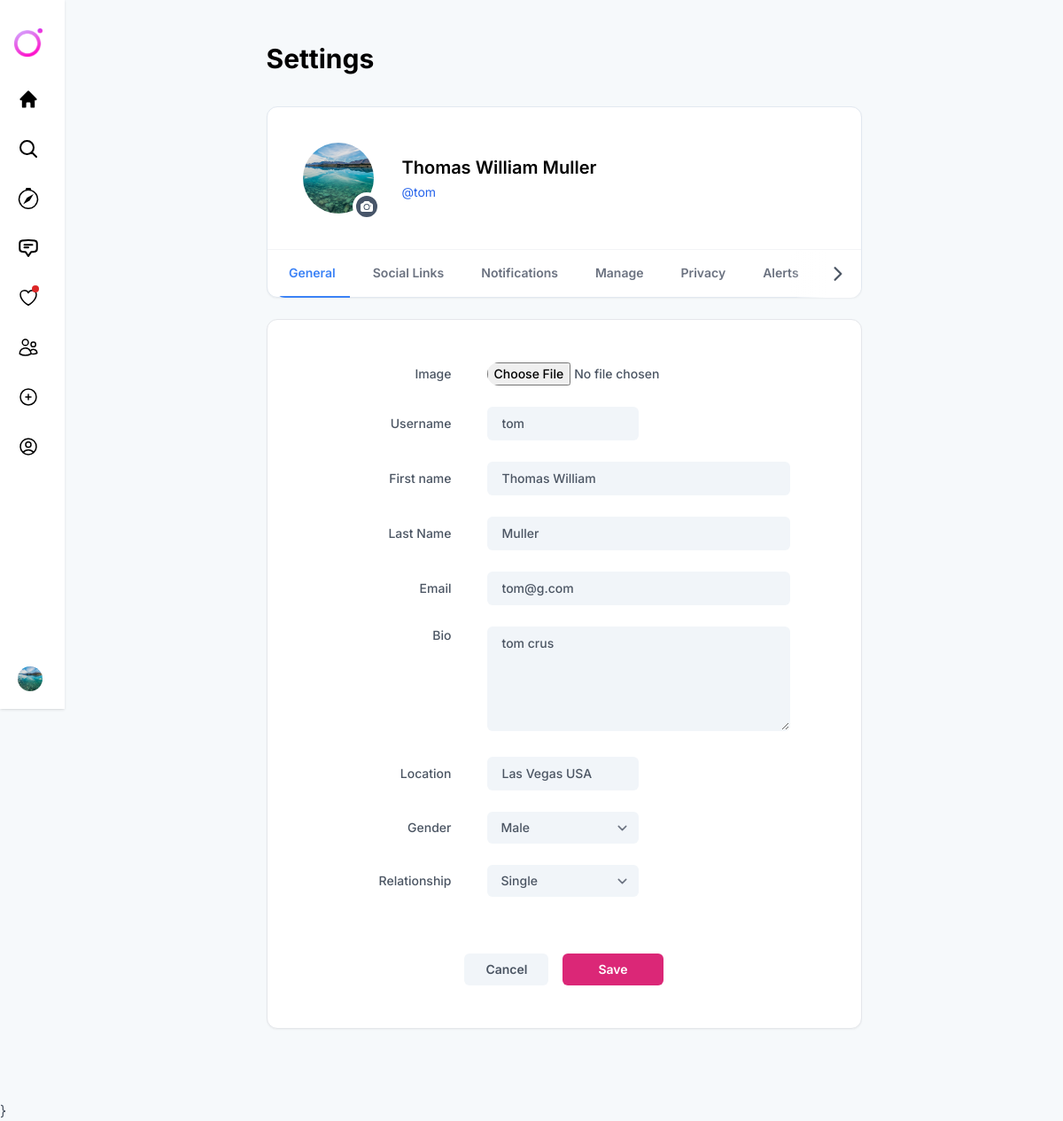
Before: /profile/settings (signed in) with the older database file.
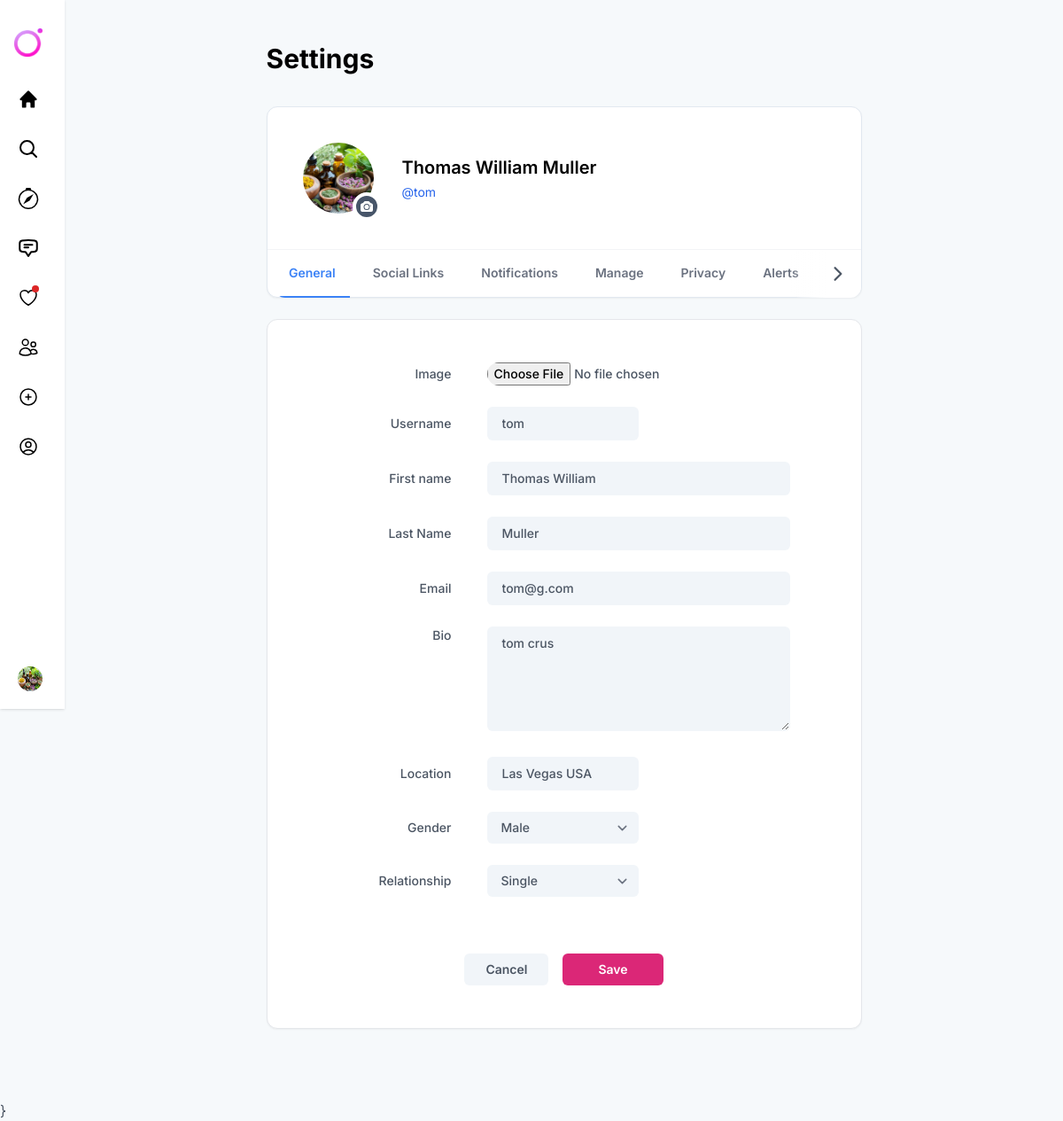
After: the same page with the newer database file.
### main/models.py (models this page shows, shortened)
class Profile(models.Model):
    GENDER_CHOICES = [
        ('M', 'Male'),
        ('F', 'Female'),
        ('O', 'Other'),
    ]
    RELATIONSHIP_CHOICES = [
        ('S', 'Single'),
        ('R', 'In a relationship'),
        ('C', 'Complicated'),
        ('M', 'Married'),
    ]
    user = models.ForeignKey(User, on_delete=models.CASCADE)
    id_user = models.IntegerField()
    bio = models.TextField(blank=True)
    profileimg = models.ImageField(upload_to='profile_images', default='default.jpg')
    location = models.CharField(max_length=100, blank=True)
    gender = models.CharField(max_length=1, choices=GENDER_CHOICES, blank=True)
    relationship_status = models.CharField(max_length=1, choices=RELATIONSHIP_CHOICES, blank=True)

### main/views/views_profile.py (the view)
@login_required(login_url='signin')
def settings(request):
    user_profile = Profile.objects.get(user=request.user)
    if request.method == 'POST':
        if 'image' in request.FILES:
            user_profile.profileimg = request.FILES['image']
        user_profile.bio = request.POST.get('bio', '')
        user_profile.location = request.POST.get('location', '')
        gender = request.POST.get('gender', '')
        if gender in ['M', 'F', 'O']:
            user_profile.gender = gender
        relationship_status = request.POST.get('relationship_status', '')
        if relationship_status in ['S', 'R', 'C', 'M']:
            user_profile.relationship_status = relationship_status
        user = request.user
        user.first_name = request.POST.get('first_name', '')
        user.last_name = request.POST.get('last_name', '')
        user.email = request.POST.get('email', '')
        user.username = request.POST.get('username', user.username)  # Keep the existing username if not updated
        user.save()
        user_profile.save()
        messages.success(request, 'Profile updated successfully.')
        return redirect('settings')
    else:
        return render(request, 'settings.html', {
            'user_profile': user_profile,
        })

### main/templates/settings.html (shortened to what this page needs)
{% extends "base.html" %}{% load static %}
{% block content %}
<main class="2xl:ml-[--w-side] xl:ml-[--w-side-md] md:ml-[--w-side-small]">
  <div class="max-w-2xl mx-auto">
      <div class="page__heading py-6 mt-6">
          <h1> Settings </h1>
      </div>
      <div class="bg-white border border-slate-200 rounded-xl shadow-sm dark:border-slate-700 dark:bg-dark2">
          <div class="flex md:gap-8 gap-4 items-center md:p-10 p-6">
              <div class="relative md:w-20 md:h-20 w-12 h-12 shrink-0">
                <label for="file" class="cursor-pointer">
                    <img id="img" src="{{ user_profile.profileimg.url }}" class="object-cover w-full h-full rounded-full" alt="Profile Image" />
                </label>
                  <label for="file" class="md:p-1 p-0.5 rounded-full bg-slate-600 md:border-4 border-white absolute -bottom-2 -right-2 cursor-pointer dark:border-slate-700">
                  </label>
              </div>
              <div class="flex-1">
                  <h3 class="md:text-xl text-base font-semibold text-black dark:text-white"> {{user.first_name}} {{user.last_name}} </h3>
                  <p class="text-sm text-blue-600 mt-1 font-normal">@{{user.username}}</p>
              </div>
          </div>
          <hr class="border-t border-gray-100 dark:border-slate-700">
          <div class="relative -mb-px px-2" tabindex="-1" uk-slider="finite: true">
              <nav class="overflow-hidden rounded-xl uk-slider-container pt-2">
                  <ul class="uk-slider-items w-[calc(100%+10px)] capitalize font-semibold text-gray-500 text-sm dark:text-white"
                      uk-switcher="connect: #setting_tab ; animation: uk-animation-slide-right-medium, uk-animation-slide-left-medium">
                      <li class="w-auto pr-2.5"> <a href="#" class="inline-block p-4 pt-2 border-b-2 border-transparent aria-expanded:text-blue-500 aria-expanded:border-blue-500"> General </a> </li>
                      <li class="w-auto pr-2.5"> <a href="#" class="inline-block p-4 pt-2 border-b-2 border-transparent aria-expanded:text-blue-500 aria-expanded:border-blue-500"> social links</a> </li>
                      <li class="w-auto pr-2.5"> <a href="#" class="inline-block p-4 pt-2 border-b-2 border-transparent aria-expanded:text-blue-500 aria-expanded:border-blue-500"> notifications</a> </li>
                      <li class="w-auto pr-2.5"> <a href="#" class="inline-block p-4 pt-2 border-b-2 border-transparent aria-expanded:text-blue-500 aria-expanded:border-blue-500"> manage</a> </li>
                      <li class="w-auto pr-2.5"> <a href="#" class="inline-block p-4 pt-2 border-b-2 border-transparent aria-expanded:text-blue-500 aria-expanded:border-blue-500"> privacy</a> </li>
                      <li class="w-auto pr-2.5"> <a href="#" class="inline-block p-4 pt-2 border-b-2 border-transparent aria-expanded:text-blue-500 aria-expanded:border-blue-500"> Alerts</a> </li>
                      <li class="w-auto pr-2.5"> <a href="#" class="inline-block p-4 pt-2 border-b-2 border-transparent aria-expanded:text-blue-500 aria-expanded:border-blue-500"> password</a> </li>
                  </ul>
              </nav>
              <a class="absolute right-0 -translate-y-1/2 top-1/2 flex items-center w-20 h-full p-2.5 justify-end rounded-xl bg-gradient-to-l from-white via-white dark:from-slate-800 dark:via-slate-800" href="#" uk-slider-item="next">  <ion-icon name="chevron-forward" class="text-2xl mr-1"></ion-icon> </a>
          </div>
      </div>
      <div class="mt-6 mb-20 text-sm font-medium text-gray-600 dark:text-white/80">
          <div id="setting_tab" class="uk-switcher bg-white border rounded-xl shadow-sm md:py-12 md:px-20 p-6 overflow-hidden dark:border-slate-700 dark:bg-dark2">
              <div>
                <form method="POST" enctype="multipart/form-data" action="{% url 'settings' %}">
                  <div>
                    <div class="space-y-6">
                        <div class="md:flex items-center gap-10">
                            <label class="md:w-32 text-right"> Image </label>
                            <div class="flex-1 max-md:mt-4">
                                <input type="file" name="image" id="image" value="{{ user_profile.user.username }}" class="object-cover w-full h-full rounded-full" alt="Profile Image">
                            </div>
                        </div>
                        <div class="md:flex items-center gap-10">
                            <label class="md:w-32 text-right"> Username </label>
                            <div class="flex-1 max-md:mt-4">
                                <input type="text" name="username" placeholder="Username" value="{{ user_profile.user.username }}" class="lg:w-1/2 w-full">
                            </div>
                        </div>
                        <div class="md:flex items-center gap-10">
                            <label class="md:w-32 text-right"> First name </label>
                            <div class="flex-1 max-md:mt-4">
                                <input type="text" name="first_name" placeholder="Enter first name" value="{{ user_profile.user.first_name }}" class="w-full">
                            </div>
                        </div>
                        <div class="md:flex items-center gap-10">
                            <label class="md:w-32 text-right"> Last Name </label>
                            <div class="flex-1 max-md:mt-4">
                                <input type="text" name="last_name" placeholder="Enter last name" value="{{ user_profile.user.last_name }}" class="w-full">
                            </div>
                        </div>
                        <div class="md:flex items-center gap-10">
                            <label class="md:w-32 text-right"> Email </label>
                            <div class="flex-1 max-md:mt-4">
                                <input type="email" name="email" value="{{ user_profile.user.email }}" placeholder="info@mydomain.com" class="w-full">
                            </div>
                        </div>
                        <div class="md:flex items-start gap-10">
                            <label class="md:w-32 text-right"> Bio </label>
                            <div class="flex-1 max-md:mt-4">
                                <textarea name="bio" class="w-full" rows="5" placeholder="Enter your bio">{{ user_profile.bio }}</textarea>
                            </div>
                        </div>
                        <div class="md:flex items-center gap-10">
                            <label class="md:w-32 text-right"> Location </label>
                            <div class="flex-1 max-md:mt-4">
                                <input type="text" name="location" placeholder="Location" value="{{ user_profile.location }}" class="lg:w-1/2 w-full">
                            </div>
                        </div>
                        <div class="md:flex items-center gap-10">
                            <label class="md:w-32 text-right"> Gender </label>
                            <div class="flex-1 max-md:mt-4">
                                <select name="gender" class="!border-0 !rounded-md lg:w-1/2 w-full">
                                    <option value="M" {% if user_profile.gender == 'M' %} selected {% endif %}>Male</option>
                                </select>
                            </div>
                        </div>
                        <div class="md:flex items-center gap-10">
                            <label class="md:w-32 text-right"> Relationship </label>
                            <div class="flex-1 max-md:mt-4">
                                <select name="relationship_status" class="!border-0 !rounded-md lg:w-1/2 w-full">
                                    <option value="S" {% if user_profile.relationship_status == 'S' %} selected {% endif %}>Single</option>
                                </select>
                            </div>
                        </div>
                    </div>
                    <div class="flex items-center justify-center gap-4 mt-16">
                        <button type="button" class="button lg:px-6 bg-secondery max-md:flex-1" onclick="window.history.back()">Cancel</button>
                        <button type="submit" class="button lg:px-10 bg-primary text-white max-md:flex-1">Save </button>
                    </div>
                  </div>
                </form>
              </div>
          </div>
      </div>
  </div>
</main>
{% endblock content %}
{% block script %}
}{% endblock script %}

### main/templates/base.html (shortened to what this page needs)
{% load static %}
<!DOCTYPE html>
<html lang="en">
<head>
    <link rel="stylesheet" href="{% static 'assets/css/tailwind.css' %}">
    <link rel="stylesheet" href="{% static 'assets/css/style.css' %}">
    <link rel="stylesheet" href="https://cdn.jsdelivr.net/npm/ionicons@5.5.2/dist/css/ionicons.min.css">
</head>
<body>
    <div id="wrapper">
        {% include "include/left.html" %}
        {% block content %}{% endblock content %}
    </div>
 {% block script %}{% endblock script %}
</body>
</html>

### main/templates/include/left.html (shortened to what this page needs)
{% load static %}
<div id="sidebar" class="fixed top-0 left-0 z-40 max-md:top-auto max-md:bottom-0">
    <div id="sidebar__inner" class="flex sside md:flex-col justify-between md:h-screen md:p-2 p-1 transition-all duration-500 bg-white shadow dark:bg-dark2 2xl:w-72 xl:w-60 max-xl:w-[73px] max-md:w-screen max-md:border-t max-md:dark:border-slate-700">
        <div class="flex h-20 px-2 max-md:fixed max-md:top-0 max-md:w-full max-md:bg-white/80 max-md:left-0 max-md:px-4 max-md:h-14 max-md:shadow-sm max-md:dark:bg-slate-900/80 backdrop-blur-xl">
            <a href="/" id="logo" class="flex items-center gap-3">
                <img id="logo__icon" src="{% static 'assets/images/logo-icon.png' %}" alt="" class="md:w-8 hidden text-2xl max-xl:!block max-md:!hidden shrink-0 uk-animation-scale-up">
            </a>
        </div>
        <nav class="flex-1 max-md:flex max-md:justify-around md:space-y-2">
            <a href="/" class="active">
            </a>
            <a href="#!">
                <svg xmlns="http://www.w3.org/2000/svg" fill="none" viewBox="0 0 24 24" stroke-width="2" stroke="currentColor">
                    <path stroke-linecap="round" stroke-linejoin="round" d="M21 21l-5.197-5.197m0 0A7.5 7.5 0 105.196 5.196a7.5 7.5 0 0010.607 10.607z" />
                </svg>
            </a>
            <a href="explore.html" class="max-md:!hidden">
            </a>
            <a href="messages.html"  class="max-md:!fixed max-md:top-2 max-md:right-2">
            </a>
            <a href="#!" class="max-md:!fixed max-md:top-2 max-md:right-14 relative">
                <div class="w-2 h-2 bg-red-600 rounded-full absolute left-7 top-2.5"></div>
            </a>
            <a href="peaple.html" class="max-md:!hidden">
            </a>
            <a href="%21.html#">
                <button uk-toggle="target: #create-post" uk-toggle="" class="flex items-center gap-3 w-full">
                <svg id="icon__outline" xmlns="http://www.w3.org/2000/svg" fill="none" viewBox="0 0 24 24" stroke-width="1.5" stroke="currentColor">
                    <path stroke-linecap="round" stroke-linejoin="round" d="M12 9v6m3-3H9m12 0a9 9 0 11-18 0 9 9 0 0118 0z" />
                </svg>
                <span  class="max-xl:hidden"> Create </span></button>
            </a>
            <a href="/profile/{{user }}" class="max-md:!hidden">
            </a>
        </nav>
        <div >
            <a id="profile-link" class="flex items-center gap-3 p-3 group">
                <img src="{{user_profile.profileimg.url}}" alt="" class="rounded-full md:w-7 md:h-7 w-5 h-5 shrink-0">
            </a>
        </div>
    </div>
</div>

### main/templates/include/models/create_post_model.html (shortened to what this page needs)
{% load static %}

### static/assets/css/style.css (style rules this page uses)
.uk-slider , .uk-slideshow { -webkit-tap-highlight-color: transparent; }
.uk-slider-items , .uk-slideshow-items { touch-action: pan-y; }
.uk-slider-items , .uk-slideshow-items { -webkit-touch-callout: none; }
[class*="uk-animation-"] { animation: 0.5s ease-out both; }
.uk-animation-scale-up { animation-name: uk-fade, uk-scale-up; }

Changed rows visible on the page:
changed Profile "tom crus": profileimg: a different picture
